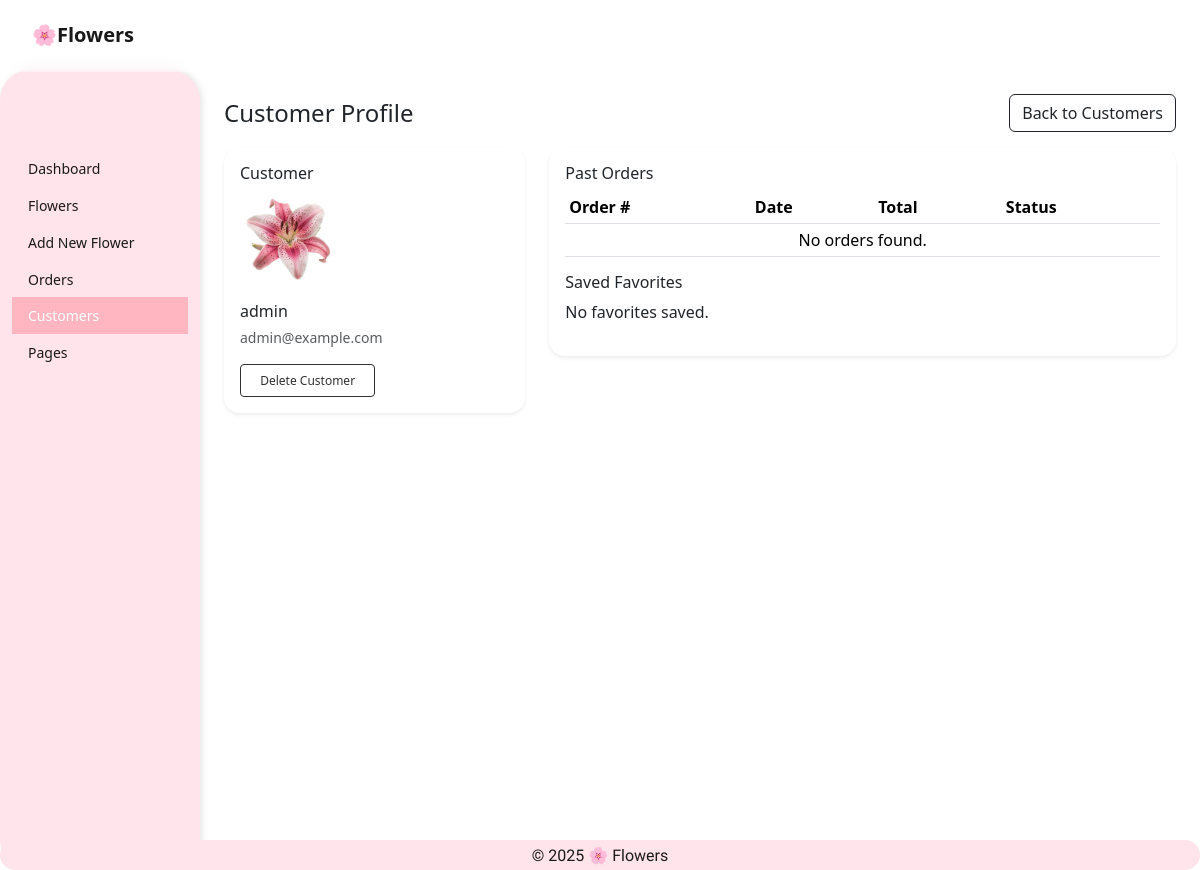
The page /admin/customer.php?id=2 (signed in) on the database its author committed.
### tables this page shows
CREATE TABLE users (
    id INT AUTO_INCREMENT PRIMARY KEY,
    username VARCHAR(100) UNIQUE,
    email VARCHAR(255) UNIQUE,
    profile_image VARCHAR(255),
    password VARCHAR(255),
    role VARCHAR(50)
);

### admin/customer.php (the view, shortened to what this page needs)
<?php include "admin-header.php"; ?>
<?php require "../db.php"; ?>
<?php
$id = isset($_GET['id']) ? (int) $_GET['id'] : 0;
$stmt = mysqli_prepare($conn, "SELECT id, username, email, profile_image FROM users WHERE id = ?");
mysqli_stmt_bind_param($stmt, "i", $id);
mysqli_stmt_execute($stmt);
$result = mysqli_stmt_get_result($stmt);
$user = mysqli_fetch_assoc($result);
$profileImage = $user["profile_image"] ?? "";
$profileImageSrc = $profileImage !== "" && !preg_match('/^(https?:)?\/\//i', $profileImage)
    ? "../front/" . ltrim($profileImage, "/")
    : $profileImage;
$stmt = mysqli_prepare($conn, "
    SELECT id, total, status, NULL AS created_at
    FROM orders
    WHERE user_id = ?
    ORDER BY id DESC
");
mysqli_stmt_bind_param($stmt, "i", $id);
mysqli_stmt_execute($stmt);
$orders_result = mysqli_stmt_get_result($stmt);
$stmt = mysqli_prepare($conn, "
    SELECT flowers.name, flowers.image
    FROM favourites
    JOIN flowers ON flowers.id = favourites.flower_id
    WHERE favourites.user_id = ?
    ORDER BY favourites.id DESC
");
mysqli_stmt_bind_param($stmt, "i", $id);
mysqli_stmt_execute($stmt);
$favourites_result = mysqli_stmt_get_result($stmt);
?>
<body>
  <main class="container-fluid">
    <div class="row">
      <?php include "sidebar-admin.php"; ?>
      <section class="col-12 col-md-9 col-lg-10 p-4">
        <header class="d-flex justify-content-between align-items-center mb-3">
          <h1 class="h4 m-0">Customer Profile</h1>
          <a class="btn btn-outline-dark" href="customers.php">Back to Customers</a>
        </header>
        <div class="row g-4">
          <div class="col-lg-4">
            <div class="card shadow-sm border-0 rounded-4">
              <div class="card-body">
                <h2 class="h6">Customer</h2>
                <img class="customer-profile-image" src="<?= htmlspecialchars($profileImageSrc) ?>" alt="<?= htmlspecialchars($user['username']) ?>">
                <p class="mb-1"><?= htmlspecialchars($user['username']) ?></p>
                <p class="small text-muted"><?= htmlspecialchars($user['email']) ?></p>
                <form id="delete-customer-form" method="POST">
                  <button class="btn btn-dcustomer btn-sm" type="submit">Delete Customer</button>
                </form>
              </div>
            </div>
          </div>
          <div class="col-lg-8">
            <div class="card shadow-sm border-0 rounded-4">
              <div class="card-body">
                <h3 class="h6">Past Orders</h3>
                <div class="table-responsive">
                  <table class="table table-sm align-middle">
                    <thead>
                      <tr>
                        <th>Order #</th>
                        <th>Date</th>
                        <th>Total</th>
                        <th>Status</th>
                      </tr>
                    </thead>
                    <tbody>
                      <?php if ($orders_result && mysqli_num_rows($orders_result) > 0): ?>
                        <?php while ($order = mysqli_fetch_assoc($orders_result)): ?>
                          <tr>
                            <td><a href="order-detail.php?id=<?= $order['id'] ?>">#<?= $order['id'] ?></a></td>
                            <?= htmlspecialchars($order['created_at']) ?>
                            <td>$<?= number_format($order['total'], 2) ?></td>
                            <td>
                              <?php
                                $statusClass = $order['status'] === 'Paid' ? 'bg-success' :
                                               ($order['status'] === 'Pending' ? 'bg-warning' : 'bg-secondary');
                              ?>
                              <span class="badge <?= $statusClass ?>"><?= htmlspecialchars($order['status']) ?></span>
                            </td>
                          </tr>
                        <?php endwhile; ?>
                      <?php else: ?>
                        <tr>
                          <td colspan="4" class="text-center">No orders found.</td>
                        </tr>
                      <?php endif; ?>
                    </tbody>
                  </table>
                  <h3 class="h6">Saved Favorites</h3>
                  <div id="customer-fav-list" class="customer-fav-grid">
                    <?php if ($favourites_result && mysqli_num_rows($favourites_result) > 0): ?>
                      <?php while ($fav = mysqli_fetch_assoc($favourites_result)): ?>
                        <div class="gallery-item">
                          <img src="<?= htmlspecialchars($fav['image']) ?>" alt="<?= htmlspecialchars($fav['name']) ?>">
                          <p class="caption"><?= htmlspecialchars($fav['name']) ?></p>
                        </div>
                      <?php endwhile; ?>
                    <?php else: ?>
                      <p>No favorites saved.</p>
                    <?php endif; ?>
                  </div>
                </div>
              </div>
            </div>
          </div>
        </div>
      </section>
    </div>
  </main>
  <?php include "footer-admin.php"; ?>
</body>

### admin/style-admin.css (style rules this page uses)
body { font-family: "Varela", sans-serif; background: white; color: #1a1919; margin: 0; overflow-x: hidden; }
main { padding-top: 70px; }
.card { border-radius: 30px; border: 1px solid #ffe4ec; }
.table thead { background: #ffe4ec; }
.table tbody tr { background-color: white !important; }
form { width: 100%; max-width: 100%; }
form .btn { min-width: 120px; padding: 0.4rem 1.2rem; }

### admin/customer.php (style rules this page uses)
.customer-fav-grid { display: grid; grid-template-columns: repeat(auto-fit, minmax(120px, 1fr)); gap: 12px; }
.customer-profile-image { width: 96px; height: 96px; border-radius: 50%; object-fit: cover; display: block; margin-bottom: 12px; }
.btn-dcustomer { background: white; border: 1px solid #313131; color: #313131; font-weight: 500; font-size: 12px; transition: all 0.3s ease; }

### rows shown on the page
users: profile_image (picture), username "admin", email "admin@example.com"
